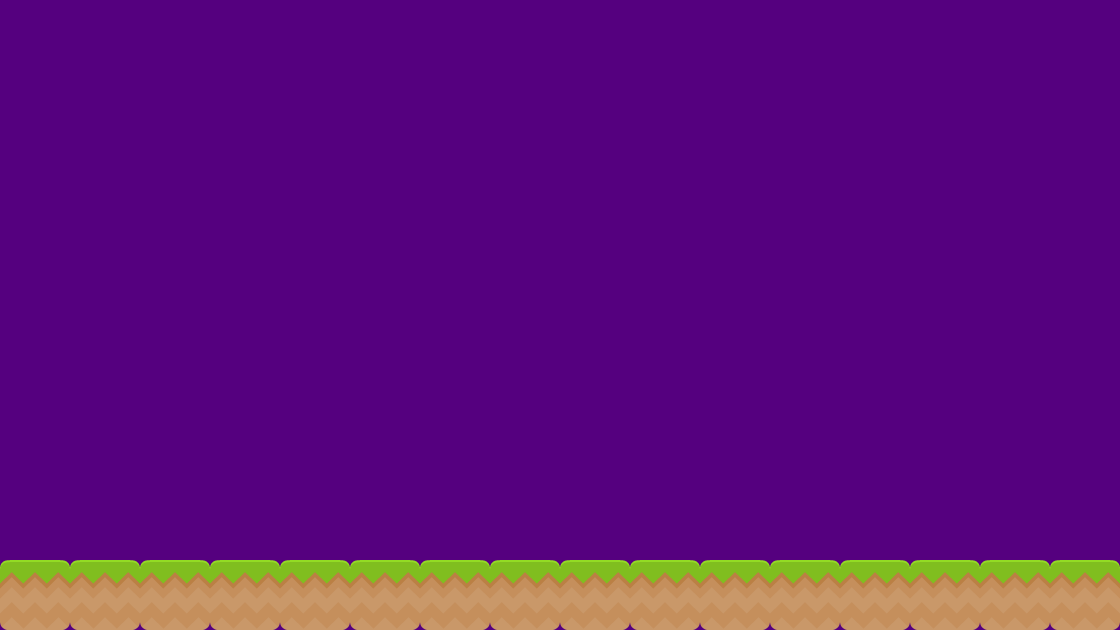

Rendered tile map (Tiled .tmx) drawn with the repository's tilesets; below, a short description and the map source with its tile grids summarised:
An orthogonal 16x9 tile map with 70x70 px tiles, 1 tile layer (Background).

<map version="1.0" orientation="orthogonal" renderorder="right-down" width="16" height="9" tilewidth="70" tileheight="70" backgroundcolor="#55007f">
 <tileset firstgid="1" name="background-tiles" tilewidth="70" tileheight="70">
  <image source="../img/background-tiles.png" width="910" height="910" />
 </tileset>
 <layer name="Background" width="16" height="9">
  <data>[144 cells, 16 non-empty, 1 distinct tile ids]</data>
 </layer>
</map>
